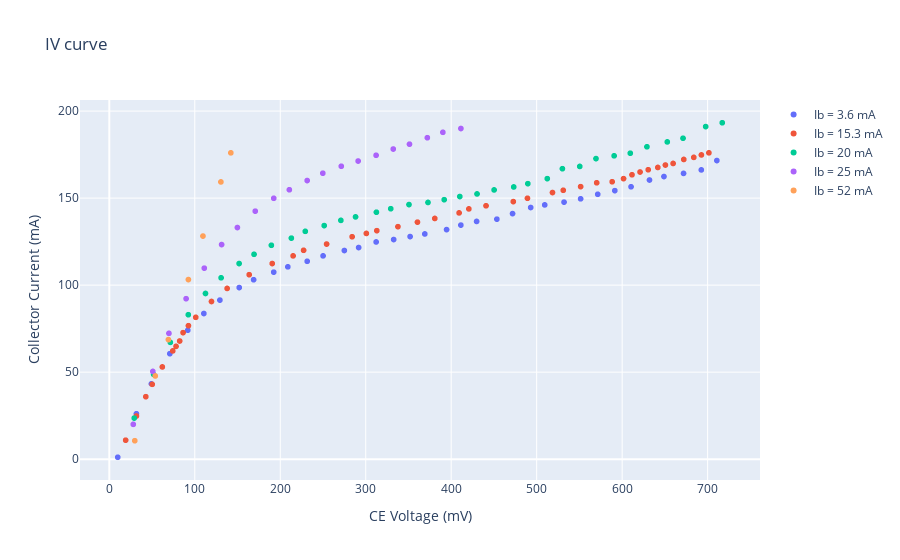

Notebook source saved alongside this figure:
### Code cell
fig = go.Figure()
fig.add_trace(go.Scattergl(x = IVC_2.voltage,y=IVC_2.current,mode="markers",name="Ib = 3.6 mA"))
fig.add_trace(go.Scattergl(x = IVC_1.voltage,y=IVC_1.current,mode="markers",name="Ib = 15.3 mA"))
fig.add_trace(go.Scattergl(x = IVC_5.voltage,y=IVC_5.current,mode="markers",name="Ib = 20 mA"))
fig.add_trace(go.Scattergl(x = IVC_4.voltage,y=IVC_4.current,mode="markers",name="Ib = 25 mA"))
fig.add_trace(go.Scattergl(x = IVC_3.voltage,y=IVC_3.current,mode="markers",name="Ib = 52 mA"))


fig.update_layout(title = "IV curve",xaxis_title="CE Voltage (mV)",yaxis_title = "Collector Current (mA)")
fig.show()
